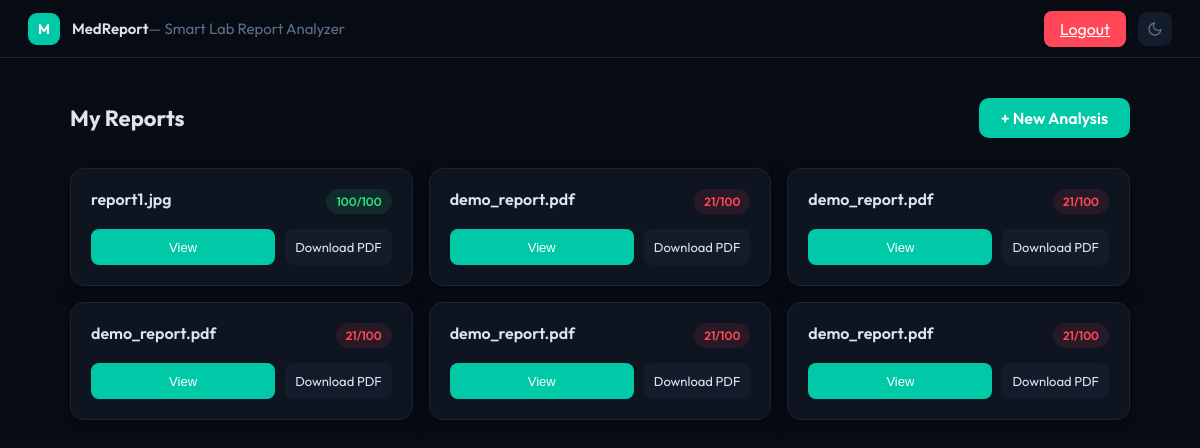
The app's page /dashboard (signed in), older data.
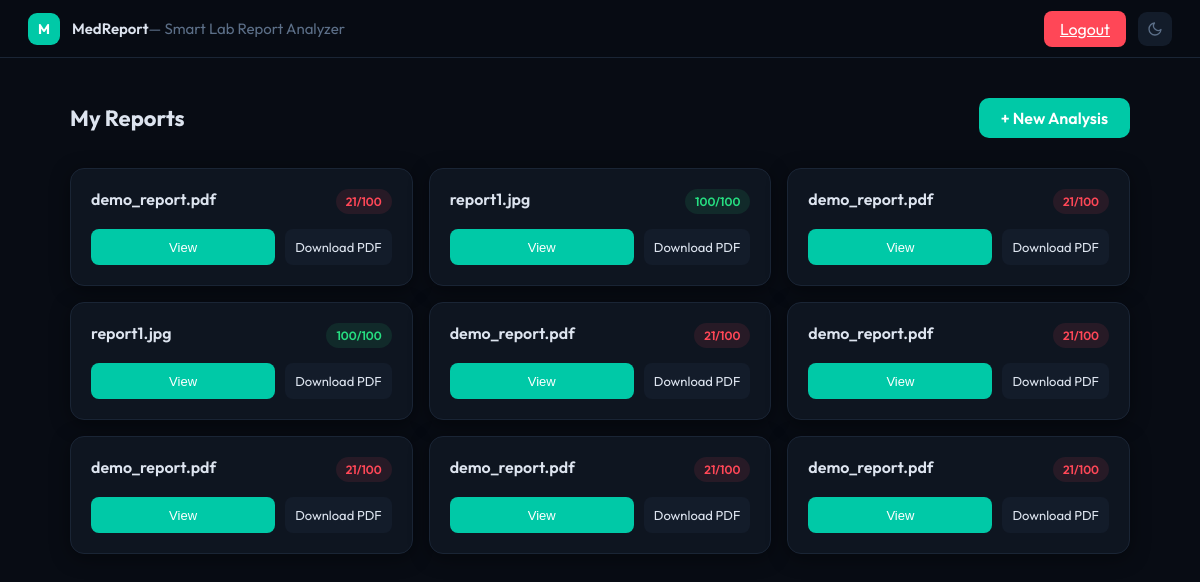
The same page, newer data.
### tables this page shows
CREATE TABLE reports (
                id INTEGER PRIMARY KEY AUTOINCREMENT,
                user_id INTEGER NOT NULL,
                filename TEXT NOT NULL,
                upload_date TIMESTAMP DEFAULT CURRENT_TIMESTAMP,
                analysis_data TEXT NOT NULL,
                health_score INTEGER,
                FOREIGN KEY (user_id) REFERENCES users (id)
            );

### app.py (the view)
@app.route('/dashboard')
@login_required
def dashboard():
    reports = get_user_reports(session['user_id'])
    return render_template('dashboard.html',
                         username=session['username'],
                         reports=reports)

### app.py (called while the page is built)
def login_required(f):
    @wraps(f)
    def decorated_function(*args, **kwargs):
        if 'user_id' not in session:
            return redirect(url_for('login'))
        return f(*args, **kwargs)
    return decorated_function

### database.py (called while the page is built)
@contextmanager
def get_db():
    conn = sqlite3.connect(DATABASE)
    conn.row_factory = sqlite3.Row
    try:
        yield conn
    finally:
        conn.close()

def get_user_reports(user_id):
    with get_db() as conn:
        c = conn.cursor()
        c.execute(
            '''SELECT id, filename, upload_date, health_score
               FROM reports WHERE user_id = ? ORDER BY upload_date DESC''',
            (user_id,)
        )
        return [dict(row) for row in c.fetchall()]

### web/templates/dashboard.html (shortened to what this page needs)
<!DOCTYPE html>
<html lang="en" data-theme="dark">
<head>
</head>
<body>
<header>
  <div class="logo">M</div>
  <h1>MedReport<span data-i18n="header_sub">— Smart Lab Report Analyzer</span></h1>
  <a href="/logout" class="logout-btn">Logout</a>
  <button class="theme-btn" onclick="toggleTheme()" title="Toggle theme">
    <svg class="icon-moon" viewBox="0 0 24 24" fill="none" stroke="currentColor" stroke-width="2" stroke-linecap="round" stroke-linejoin="round"><path d="M21 12.79A9 9 0 1 1 11.21 3 7 7 0 0 0 21 12.79z"/></svg>
  </button>
</header>
    <div class="container">
        <div class="actions">
            <h2>My Reports</h2>
            <a href="/analyze" class="new-analysis-btn">+ New Analysis</a>
        </div>
        {% if reports %}
        <div class="reports-grid">
            {% for report in reports %}
            <div class="report-card">
                <div class="report-header">
                    <div class="report-name">{{ report.filename }}</div>
                    <div class="health-badge {% if report.health_score >= 85 %}badge-good{% elif report.health_score >= 65 %}badge-moderate{% else %}badge-poor{% endif %}">
                        {{ report.health_score }}/100
                    </div>
                </div>
                <div class="report-actions">
                    <button class="btn-small btn-view" onclick="viewReport('{{ report.id }}')">View</button>
                   <div style="display: flex; gap: 5px;">
                      <a href="/download/{{ report.id }}" class="btn-small btn-download" style="text-align: center; text-decoration: none;">Download PDF</a>
                  </div>
                </div>
            </div>
            {% endfor %}
        </div>
        {% else %}
        <div class="empty-state">
            <h3 class="empty-state-content">No reports yet</h3>
            <p class="empty-state-content">Upload your first medical report to get started!</p>
            <a href="/analyze" class="new-analysis-btn" class="empty-state-content">Start Analysis</a>
        </div>
        {% endif %}
    </div>
</body>
</html>

### web/templates/dashboard.html (style rules this page uses)
:root { --bg:#080c14; --surface:#0e1520; --surface-2:#131c2a; --border:#1a2535; --text:#dde4ef; --muted:#5c6f88; --accent:#00c9a7; --danger:#ff4757; --ok:#26de81; --shadow:0 4px 20px rgba(0,0,0,.4); --r:14px; }
* { margin:0; padding:0; box-sizing:border-box; }
body { font-family:'Outfit',sans-serif; background:var(--bg); color:var(--text); min-height:100vh; transition:.3s; }
.theme-btn { width:34px; height:34px; border:1px solid var(--border); border-radius:9px; background:var(--surface-2); cursor:pointer; display:grid; place-items:center; color:var(--muted); transition:.2s; }
.theme-btn svg { width:16px; height:16px; }
.icon-moon { display:block; }
.logout-btn { padding:8px 16px; background:var(--danger); color:#fff; border:none; border-radius:8px; cursor:pointer; }
.container { max-width:1100px; margin:auto; padding:40px 20px; }
.actions { display:flex; justify-content:space-between; align-items:center; margin-bottom:30px; }
h2 { font-size:22px; }
.new-analysis-btn { padding:10px 22px; background:var(--accent); color:#fff; border:none; border-radius:10px; text-decoration:none; font-weight:600; }
.reports-grid { display:grid; grid-template-columns:repeat(auto-fill,minmax(280px,1fr)); gap:16px; }
.report-card { background:var(--surface); border:1px solid var(--border); border-radius:var(--r); padding:20px; box-shadow:var(--shadow); transition:.2s; }
.report-header { display:flex; justify-content:space-between; margin-bottom:15px; }
.report-name { font-weight:600; }
.health-badge { padding:5px 10px; border-radius:20px; font-size:12px; font-weight:600; }
.badge-good { background:rgba(38,222,129,.1); color:var(--ok); }
.badge-poor { background:rgba(255,71,87,.1); color:var(--danger); }
.report-actions { display:flex; gap:10px; }
.btn-small { flex:1; padding:10px; border:none; border-radius:8px; cursor:pointer; font-size:13px; }
.btn-view { background:var(--accent); color:#fff; }
.btn-download { background:var(--surface-2); color:var(--text); }
header { padding:0 28px;height:58px;border-bottom:1px solid var(--border);display:flex;align-items:center;gap:12px;background:rgba(8,12,20,.92);backdrop-filter:blur(10px);position:sticky;top:0;z-index:100;transition:background .3s,border-color .3s; }
.logo { width:32px;height:32px;background:var(--accent);border-radius:9px;display:grid;place-items:center;font-weight:700;color:#fff;font-size:14px;flex-shrink:0; }
header h1 { font-size:15px;font-weight:600;flex:1; }
header h1 span { color:var(--muted);font-weight:400; }
.theme-btn { width:34px;height:34px;border:1px solid var(--border-2);border-radius:9px;background:var(--surface-2);cursor:pointer;display:grid;place-items:center;color:var(--muted);flex-shrink:0;transition:all .2s; }
.theme-btn svg { width:16px;height:16px; }

Row changes from the older to the newer data that the page shows:
added reports: filename "demo_report.pdf", health_score "21"
added reports: filename "report1.jpg", health_score "100"
added reports: filename "demo_report.pdf", health_score "21"
